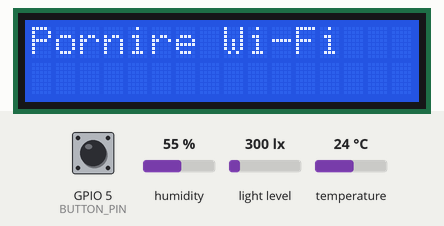
Recording of a sketch running on a simulated ESP32. Shown: 16×2 character LCD. The test bench sets the inputs (shaded band); at power-on: GPIO 5 (BUTTON_PIN) HIGH, humidity 55 %, light level 300 lx, temperature 24 °C. Uploads are accepted with an empty reply; the audio player accepts every command and is not drawn; what the sketch prints to the serial monitor is not drawn.

Above: at 2.2 s.
At 10.6 s:
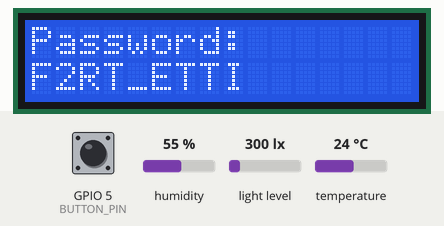
10.7 s: GPIO 5 (BUTTON_PIN) pulled LOW for 0.15 s
At 12.0 s:
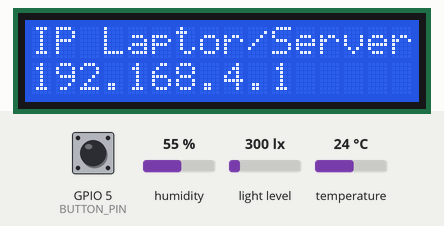
12.4 s: GPIO 5 (BUTTON_PIN) pulled LOW for 3.2 s
At 16.7 s:
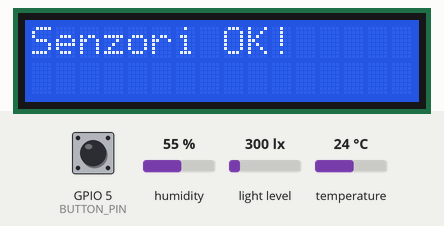
18.6 s: GPIO 5 (BUTTON_PIN) pulled LOW for 1 s
At 19.5 s:
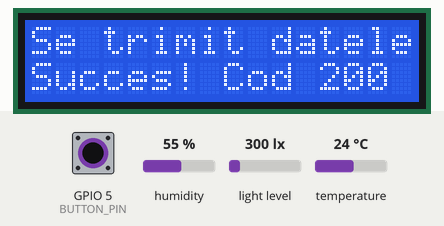
Timing chart, 0 to 21.6 s (numbered marks = the images above; inputs shaded):
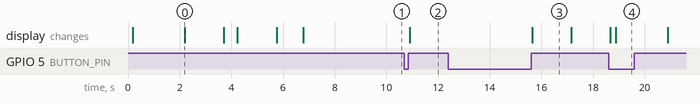

The sketch:

Arduino.ino
```cpp
#include <Wire.h>
#include <BH1750.h>
#include <DHT.h>
#include <WiFi.h>
#include <HTTPClient.h>
#include <LiquidCrystal_I2C.h>
#include <DNSServer.h>
#include <HardwareSerial.h>
#include <DFRobotDFPlayerMini.h>

#define DHTPIN 4
#define DHTTYPE DHT11

DHT dht(DHTPIN, DHTTYPE);
BH1750 lightMeter;

LiquidCrystal_I2C lcd(0x27, 16, 2);

#define I2C_SDA 21
#define I2C_SCL 22

#define BUTTON_PIN 5
int lastButtonState = HIGH;

const char* ssid = "Proiect_F2";
const char* password = "F2RT_ETTI";

const char* server = "http://192.168.4.2:80/primeste-date";

const byte DNS_PORT = 53;
DNSServer dnsServer;
IPAddress laptopIP(192, 168, 4, 2);

HardwareSerial mySerial(2);
DFRobotDFPlayerMini myDFPlayer;

void setup() {
  // put your setup code here, to run once:
  Serial.begin(115200);
  pinMode(BUTTON_PIN, INPUT_PULLUP);
  Wire.begin(I2C_SDA, I2C_SCL);
  mySerial.begin(9600, SERIAL_8N1, 16, 17);

  delay(100);

  lcd.init();
  lcd.backlight();

  lcd.clear();
  lcd.setCursor(0, 0);
  lcd.print("Initializare...");
  delay(2000);

  lcd.clear();
  lcd.setCursor(0, 0);
  lcd.print("Pornire Wi-Fi");
  WiFi.mode(WIFI_AP);
  WiFi.softAP(ssid, password);
  delay(1500);

  dnsServer.start(DNS_PORT, "www.proiectf2.ro", laptopIP);

  lcd.clear();
  lcd.print("Init DFPlayer...");

  if(!myDFPlayer.begin(mySerial)){
    lcd.setCursor(0, 1);
    lcd.print("Eroare Audio!");
    delay(2000);
  }
  else{
    lcd.setCursor(0, 1);
    lcd.print("Audio OK!");
    myDFPlayer.volume(12);
    delay(1500);
  }

  lcd.clear();
  lcd.setCursor(0, 0);
  lcd.print("Access Point:");
  lcd.setCursor(0, 1);
  lcd.print(ssid);
  delay(1000);

  lcd.clear();
  lcd.setCursor(0,0);
  lcd.print("Password:");
  lcd.setCursor(0,1);
  lcd.print(password);
  delay(3000);

  while(digitalRead(BUTTON_PIN) == HIGH){ delay(50); }
  while(digitalRead(BUTTON_PIN) == LOW){ delay(50); }

  lcd.clear();
  lcd.setCursor(0, 0);
  lcd.print("IP Laptor/Server:");
  lcd.setCursor(0, 1);
  lcd.print(WiFi.softAPIP());
  delay(3000);

  while(digitalRead(BUTTON_PIN) == HIGH){ delay(50); }
  while(digitalRead(BUTTON_PIN) == LOW){ delay(50); }

  lcd.clear();
  lcd.setCursor(0, 0);
  lcd.print("Pornire senzori...");
  dht.begin();

  if(lightMeter.begin(BH1750::CONTINUOUS_HIGH_RES_MODE, 0x23)){
    lcd.clear();
    lcd.print("Senzori OK!");
    delay(1500);
  }
  else{
    lcd.clear();
    lcd.print("Eroare lumina!");
    delay(1500);
  }

  afisareEcranAsteptare();
}

void loop() {
  // put your main code here, to run repeatedly:
  dnsServer.processNextRequest();

  int currentButtonState = digitalRead(BUTTON_PIN);

  if (lastButtonState == HIGH && currentButtonState == LOW){
    lcd.clear();
    lcd.setCursor(0,0);
    lcd.print("Se citesc senzorii...");

    float temperatura = dht.readTemperature();
    float umiditate = dht.readHumidity();
    float lumina = lightMeter.readLightLevel();

    if(!isnan(temperatura) && !isnan(umiditate)){

      String json = "{";
      json +="\"temperatura\":" + String(temperatura) + ",";
      json += "\"umiditate\":" + String(umiditate) + ",";
      json += "\"lumina\":" + String(lumina);
      json += "}";

      lcd.clear();
      lcd.setCursor(0,0);
      lcd.print("Se trimit datele...");

      Serial.println("Trimite catre flask: " + json);

      WiFiClient client;
      HTTPClient http;

      http.begin(client, server);
      http.addHeader("Content-Type", "application/json");

      int httpResponseCode = http.POST(json);

      lcd.setCursor(0, 1);
      if(httpResponseCode > 0){
        Serial.print("Succes! Raspuns de la Flask cu codul: ");
        Serial.println(httpResponseCode);

        lcd.print("Succes! Cod ");
        lcd.print(httpResponseCode);
        delay(2000);

        String responseBody = http.getString();

        int trackId = responseBody.toInt();

        lcd.clear();
        lcd.setCursor(0, 0);
        lcd.print("AI Select: ");
        lcd.print(trackId);

        if(trackId >= 1 && trackId <= 3){
          myDFPlayer.play(trackId);
        }

        delay(5000);
      }
      else{
        lcd.clear();
        Serial.print("Eroare cu codul: ");
        Serial.println(httpResponseCode);
        lcd.print("Eroare!");
        delay(2000);
      }

      http.end();
      delay(2000);
    }
    else{
      Serial.println("Eroare la senzori");
      lcd.clear();
      lcd.print("Eroare senzori!");
      delay(2000);
    }

    delay(50);
    afisareEcranAsteptare();
  }

  lastButtonState = currentButtonState;
}

void afisareEcranAsteptare(){
  lcd.clear();
  lcd.setCursor(0,0);
  lcd.print("Gata!");
  lcd.setCursor(0, 1);
  lcd.print("Apasa start!");
}
```

Measured:
- after the input at 10.7 s, the display: changes after 0.21 s (image 2)
- after the input at 12.4 s, the display: changes after 3.2 s (image 3)
- after the input at 18.6 s, the display: first changes after 0.07 s (image 4 shows a later state)
- what the display in image 0 shows lasts 1.5 s, from 2.2 s to 3.7 s
